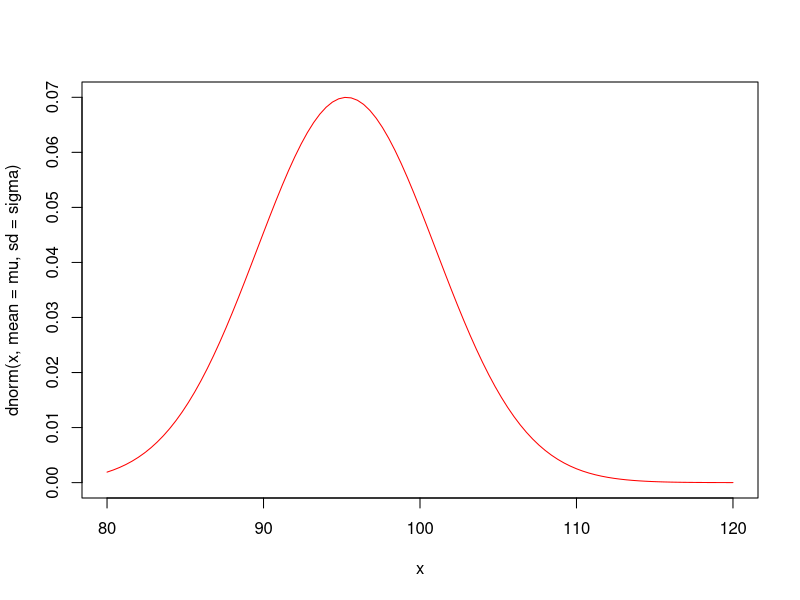
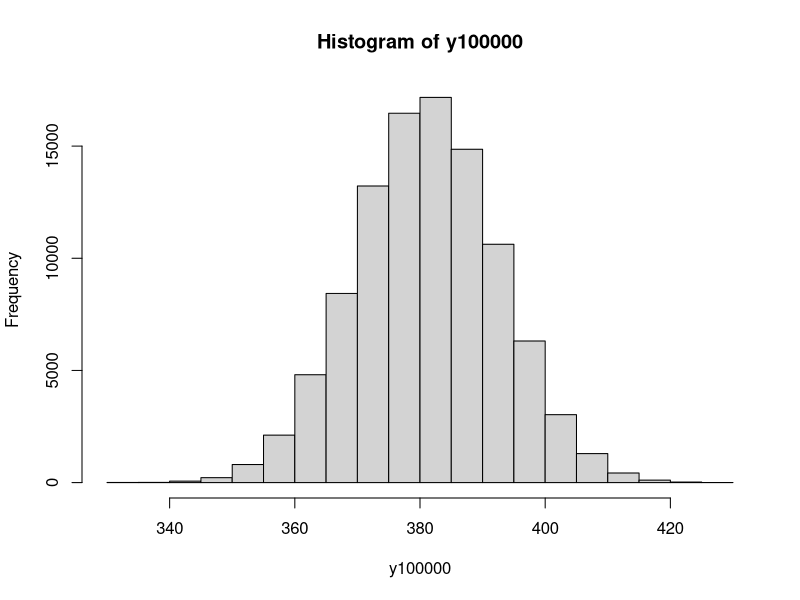
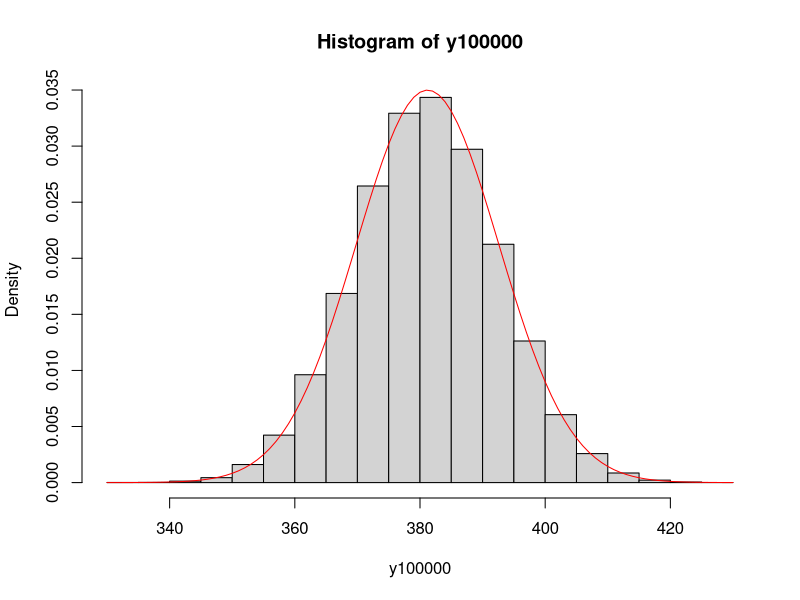
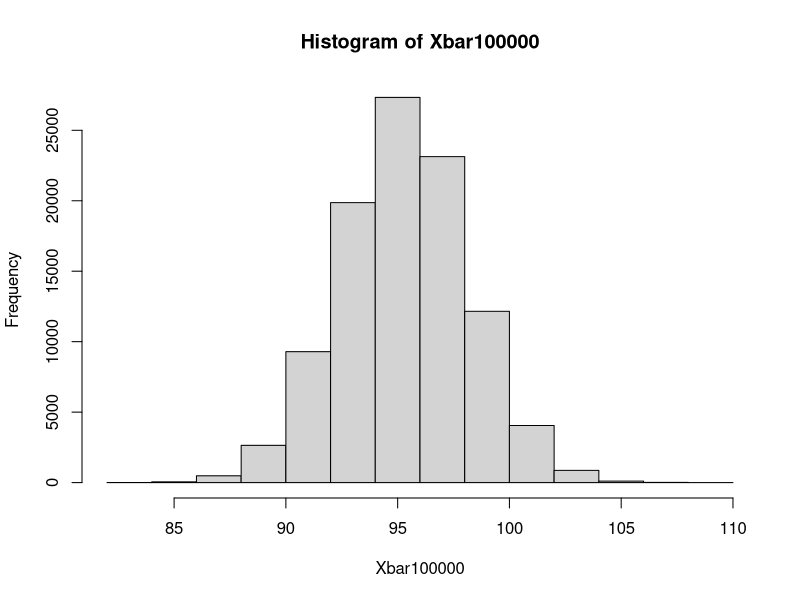
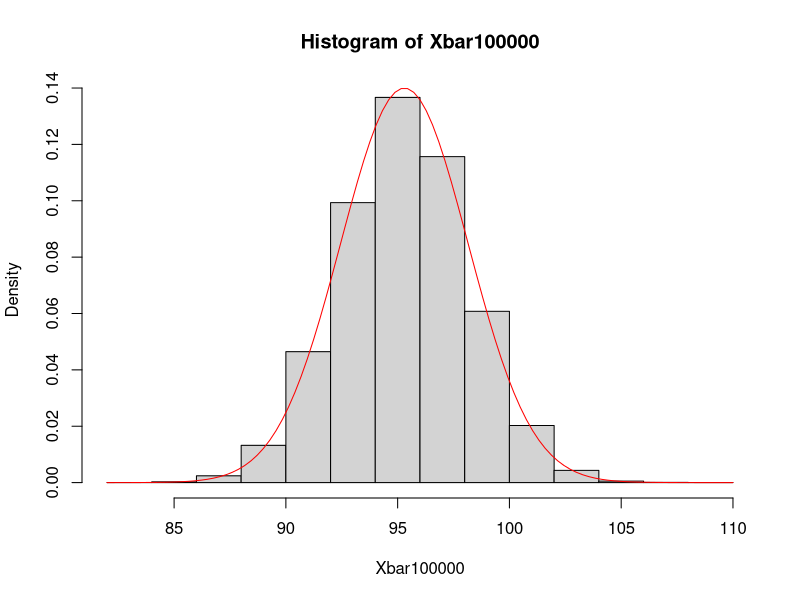
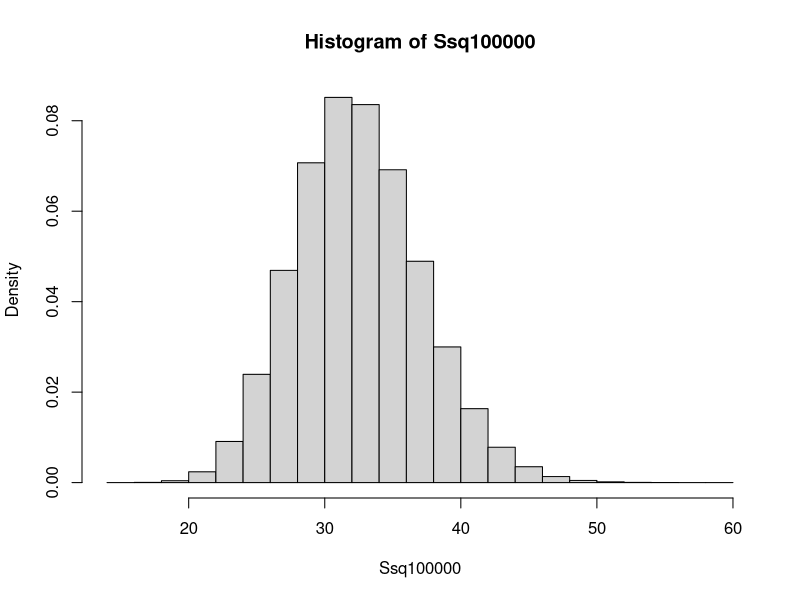
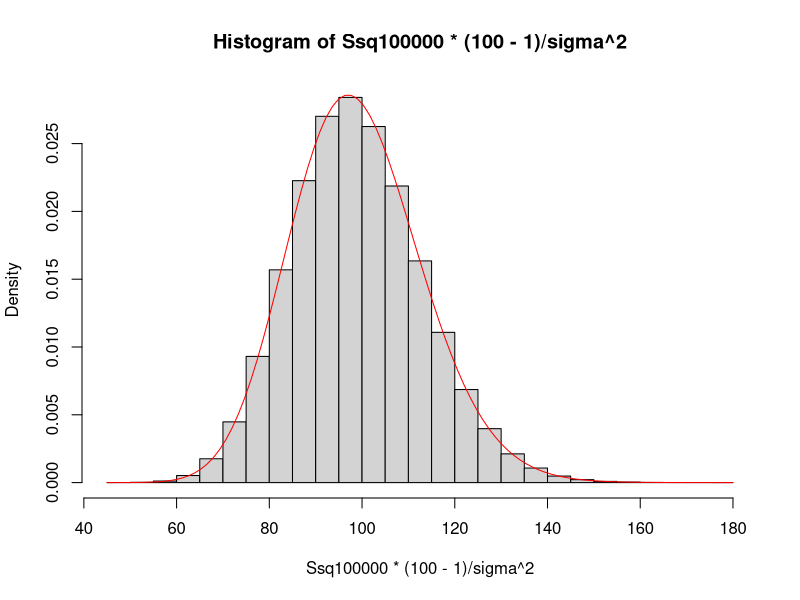

These charts were generated, in order, by the following R code:
#resum previ a la classe:

#per al Q2

#Tindrem Distribucions poblacionals:

#1r pas a fer--> identificar el model.

#De models tenim:
#Per a Variable Discreta:
#--> Binomial: pensem en una ENQUESTA (repetim varis ensajos de bernoulli)
#--> Binomial Negativa: pensem en un ensaig de "RESISTÈNCIA" (Y=nº de fallos abans de n encerts)
#--> Hipergeomètrica
#--> Poisson
#
#Per a Variable Continua
#-->Uniforme
#-->Exp
#-->Normal

#2 Identifiquem els paràmetres i intentem solucionar el problema

#Parlem una mica de la distribució normal.

#per això alhora farem la pregunta 1 de la pràctica 5

#ens diuen que tenim una normal per tant ja hem identificat la distribució poblacional (NORMAL)
#els paràmetres tb ens els donen:

mu<-95.3 #mitjana
sigma<-5.7 #desviació típica(si ens donessin la variança ens hauriem de quedar amb l'arrel quadrada)

#dibuixem la distribució per veure coses:
curve(dnorm(x,mean=mu,sd=sigma),xlim=c(80,120),col="red")

#fem ara alguna simulació per veure +coses:

rnorm(4,mean=mu,sd=sigma) #aquí hem fet una simulació de que extraiem 4 cables.

#un estadístic és una funció de la mostra que prenem, en la pregunta 1 a) ens demanen coses sobre el següent estadístic: suma de resistències de la mostra (i tenim que la mostra és de 4)
#definint Y com a aquesta nova variable aleatòria (la suma de les resistències de lamostra), ens estan demanant l'esperança(la mitjana)
Y<-function(i){sum(rnorm(4,mean=mu,sd=sigma))} #Fiquem el sum perquè com hem dit la nostra nova variable aleatòria és la SUMA de les resitències de la mostra 
Y(1) #si executem això ens dona un valor--> si repetim això molts cops podem veure cap a on tendeix


sapply(1:5, Y) #sapply fa un bucle --> obtenim 5 resultats --> podem fer la mitjana d'això
mean(sapply(1:5, Y)) #en aquest cas tindriem que la mitjana de 5 cops és això

#anem-ho a fer 100000 cops ara:
y100000<-sapply(1:100000,Y)
mean(y100000) #si anem executant aquestes últimes 2 linies varis cops veiem que ara només varia uns decimals--> però volem ser més exactes, necessitem fer-ho infinits cops per obtenir l'esperança exacte
hist(y100000) #fem això per veure com s'assembla a la distribució norma

#però no podem fer l'infinit: tenim un teorema
#si X-->N(mu,sigma^2)
#i tenim que sum(Xi) = Y (suma mostral de n elements de X)
#llavors Y-->(n*mu,n*sigma^2) és a dir E(Y) = n*mu (sent mu la mitjana de X) i V(Y)= n*sigma^2

hist(y100000, freq=FALSE)
curve(dnorm(x,4*mu,2*sigma), col = "red", add=TRUE)

#ara en vermell veiem la distribució normal bona

#així doncs la resposta a la nostra pregunta és 
resposta<-4*mu
resposta
#veiem que el que feiem abans tendia cap a aquest resultat si haguessim seguit augmentant el número

#pregunta b
#ara enlloc de 4 cables de mostra tenim 100, però ens tornen a demanar coses sobre la SUMA de resistències de la mostra
#així doncs la nostra resposta, seguint el teorema serà


100*sigma^2
#podríem fer el que hem fet abans si no recordem al teorema però millor ficar això i fora

#pregunta c
#ens diuen que seleccionant un cable quina és la probabilitat de que la seva resistència NO sigui menor a 103 ( és a dir, que sigui major o igual a 103)
#això ho calculem fent:
1-pnorm(103,mu,sigma) #i això directament ja és la resposta

#pregunta d

#ara ens demanen que havent agafat 4 cables otravez, quina és la probabilitat de que la MITJANA de les resistències de la mostra sigui menor a 98

#Ara tenim que la nova variable que li direm Xbar ha de ser la mitjana de la mostra:
Xbar<- function(i){mean(rnorm(4,mean=mu,sd = sigma))}
Xbar100000<-sapply(1:100000,Xbar)
hist(Xbar100000)

mean(Xbar100000<98)

hist(Xbar100000,freq =FALSE)
curve(dnorm(x,mu,sigma/sqrt(4)),add= TRUE,col="red")

#el teorema diu : Si X-->N(mu,sigma^2) llavors Xbar-->N(mu,sigma^2/n)
#per R haurem de posar sigma/sqrt(n)


#per tant podem calcular el què ens demanen com:
pnorm(98,mu,sigma/sqrt(4))#veiem que ja és un valor força semblant al que haviem calculcat sense fer servir el teorema.




#pregunta e)--> error a l'enunciat, enlloc de 98, hem de ficar 32
#ara ens demanen la probabilitat de que la variança de les resisències de la mostra (variança mostral) sigui > que 32 (ara tornem a tenir 100 mostres, osigui 100 cables)

Ssq<-function(i){var(rnorm(100,mean=mu,sd=sigma))}
Ssq100000<-sapply(1:1000000,Ssq)

hist(Ssq100000,freq = FALSE)
mean(Ssq100000>32)
#això és la demostració sense el teorema,
#amb el teorema: 
#el teorema diu: si X-->N(mu,sigma^2) W->chisq(n-1)-->en R dchisq(W,n-1) i W = (s^2*(n-1))/sigma^2  (chi al quadrat)

hist(Ssq100000 * (100-1)/sigma^2,freq=FALSE)
curve(dchisq(x,100-1),add=TRUE,col = "red") #grafiquem i tal per veure coses

#en l'ex ens demanen: P(s^2>32) --> P(s^2(n-1)/sigma^2 > 32*(n-1)/sigma^2) -->apliquem el teorema 
#llavors fixem-nos que tenim P(W>32*(n-1)/sigma^2), que això a r es calcula com:
W = 32*(100-1)/sigma^2 #definim W
1-pchisq(W,100-1) #això ja és la resposta al problema. restem el comando de dchisq a 1 perquè la probabilitat és de que la variança sigui +GRAN que 32



